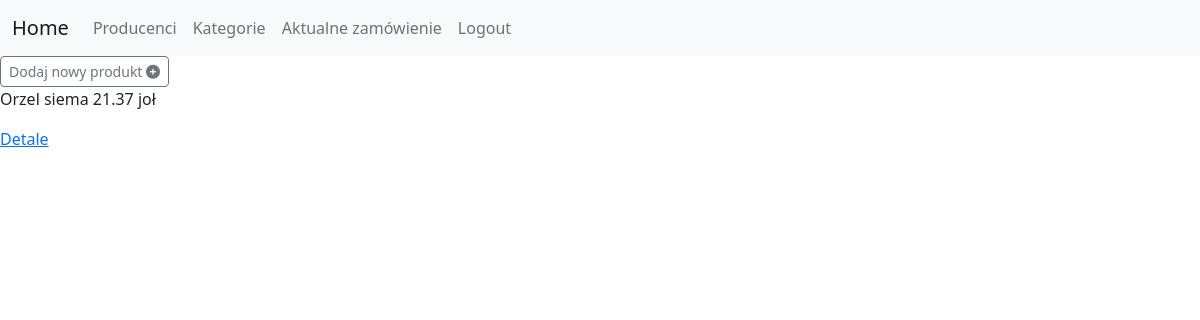
Before: /produkty/lista-produktow/ (signed in) with the older database file.
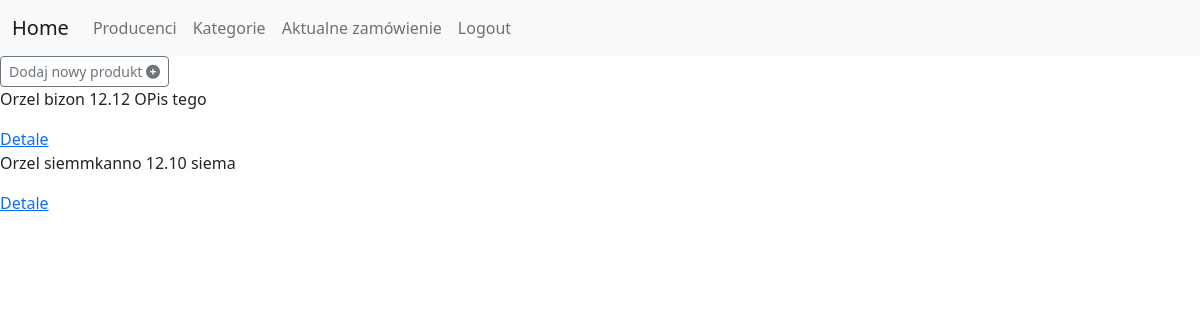
After: the same page with the newer database file.
### apps/produkty/models.py (models this page shows)
class Produkty(models.Model):
    nazwa = models.TextField(max_length=100)
    cena = models.DecimalField(decimal_places=2, max_digits=5)
    opis = models.TextField(max_length=255, null=True, blank=True)
    id_producenta = models.ForeignKey(Producenci,on_delete=models.PROTECT)

class Producenci(models.Model):
    nazwa_producenta = models.CharField(max_length=100)
    def __str__(self):
        return self.nazwa_producenta

### apps/produkty/views.py (the view)
# urls.py: path('lista-produktow/', AllProductsView.as_view(), name='lista-produktow'),
class AllProductsView(ListView):
    model = Produkty
    template_name = 'product/productList.html'
    ordering = ['-id']

### apps/uzytkownicy/models.py (called while the page is built)
    @property
    def is_staff(self):
        return self.staff

### apps/produkty/templates/product/productList.html (shortened to what this page needs)
{% extends 'base.html' %}
{% block page %}
{% if user.is_staff %}
<a href="{% url 'dodaj-produkt' %}" class="btn btn-sm btn-outline-secondary">Dodaj nowy produkt <i class="fa-solid fa-circle-plus"></i> </a>
{% elif user.is_authenticated %}
{% else %}
<a href="{% url 'login' %}" class="btn btn-sm btn-outline-secondary">Zaloguj <i class="fa-solid fa-circle-plus"></i> </a>
{% endif %}
{% for item in object_list%}
    <p>{{ item.id_producenta }} {{ item.nazwa }} {{ item.cena }} {{ item.opis }}</p> <a href="{% url 'detale-produktu' item.pk %}">Detale </a>
{% endfor %}
{% endblock page %}

### apps/produkty/templates/base.html (shortened to what this page needs)
<!DOCTYPE html>
<html lang="en">
  <head>
    <link
      href="https://cdn.jsdelivr.net/npm/bootstrap@5.2.0-beta1/dist/css/bootstrap.min.css"
      rel="stylesheet"
    />
  </head>
  <body>
    <nav class="navbar navbar-expand-lg bg-light">
      <div class="container-fluid">
        <a class="navbar-brand" href="/produkty/lista-produktow/">Home</a>
        <div class="collapse navbar-collapse" id="navbarSupportedContent">
          <ul class="navbar-nav me-auto mb-2 mb-lg-0">
            {% if user.is_staff %}
            <li class="nav-item">
              <a class="nav-link" href="/produkty/lista-producentow/">Producenci</a>
            </li>
            <li class="nav-item">
              <a class="nav-link" href="/produkty/lista-kategorii/">Kategorie</a>
            </li>
            <li class="nav-item">
            <a class="nav-link" href="/zamowienia/zamowienie/">Aktualne zamówienie</a>
            </li>
            {% endif %}
            {% if user.is_authenticated %}
            <li class="nav-item">
              <a class="nav-link" href="/logout/">Logout</a>
            </li>
            {% else %}
            <li class="nav-item">
              <a class="nav-link" href="/login/">Login</a>
            </li>
            {% endif %}
          </ul>
        </div>
      </div>
    </nav>
    {% block page %} {% endblock %}
  </body>
</html>

Changed rows visible on the page:
removed Produkty: id_producenta "Orzel", nazwa "siema", cena "21.37", opis "joł"
added Produkty: id_producenta "Orzel", nazwa "bizon", cena "12.12", opis "OPis tego"
added Produkty: id_producenta "Orzel", nazwa "siemmkanno", cena "12.10", opis "siema"
